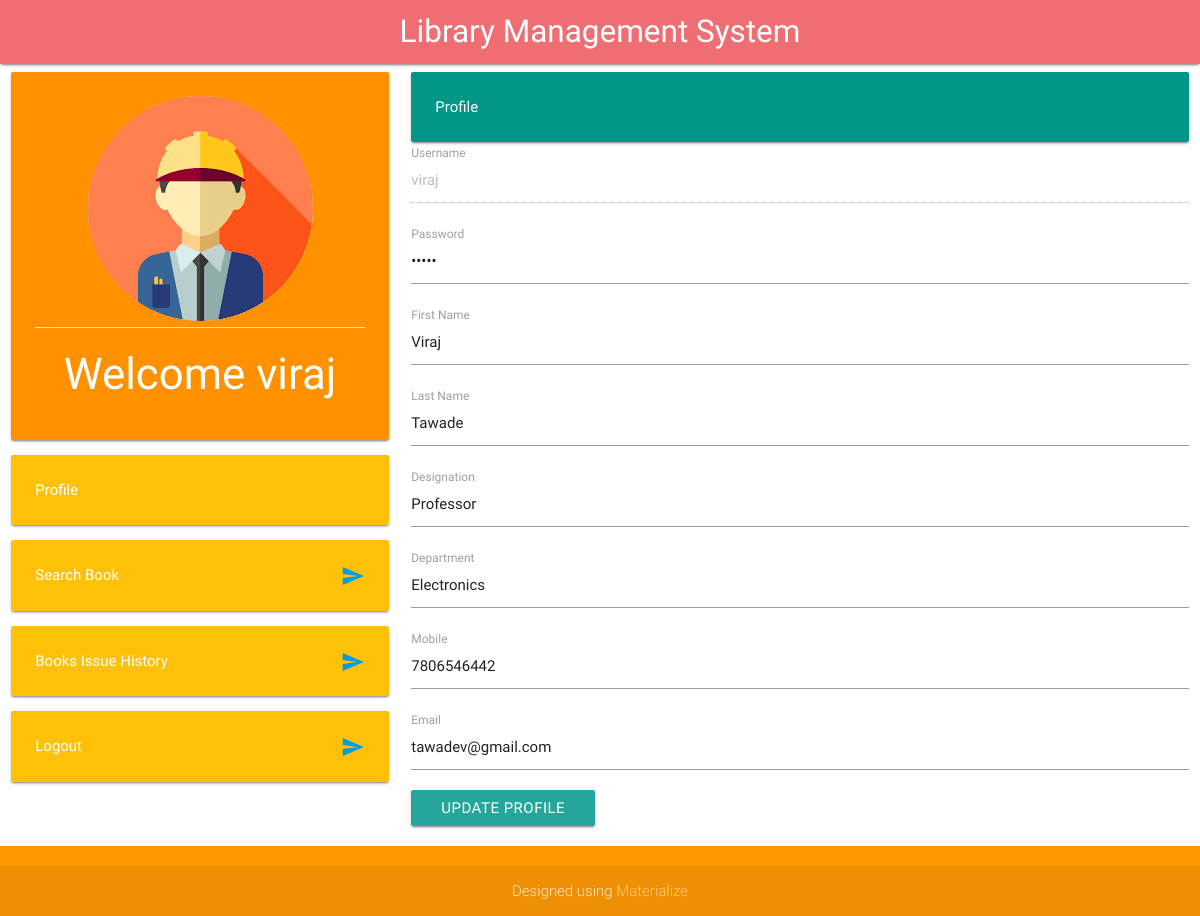
/staffdashboard.php (signed in), run on the app's committed database.
### tables this page shows
CREATE TABLE `staff` (
  `staff_id` int(11) NOT NULL,
  `user_id` int(11) DEFAULT NULL,
  `username` varchar(15) NOT NULL,
  `firstname` varchar(15) DEFAULT NULL,
  `lastname` varchar(15) DEFAULT NULL,
  `designation` varchar(30) DEFAULT NULL,
  `department` varchar(30) NOT NULL,
  `mobile` bigint(10) DEFAULT NULL,
  `email` varchar(100) DEFAULT NULL
);

CREATE TABLE `user` (
  `user_id` int(11) NOT NULL,
  `username` varchar(15) NOT NULL,
  `password` varchar(15) NOT NULL,
  `type` varchar(10) NOT NULL
);

### staffdashboard.php (the view, shortened to what this page needs)
<!DOCTYPE html>
<html>
<head>
	<link type="text/css" rel="stylesheet" href="css/materialize.min.css" media="screen,projection" />
</head>
<body>
	<div class="navbar-fixed">
		<nav>
			<div class="nav-wrapper">
				<a href="#" class="brand-logo center">Library Management System</a>
			</div>
		</nav>
	</div>
	<div class="row">
		<div class="col s12 l4 m12" >
			<div class="card-panel orange accent-3">
				<center><img class="circle responsive-img" src="img/usericon.png"></center>
				<div class="divider"></div>
				<span class="white-text"><center><h3>Welcome <?php session_start(); echo $_SESSION['username']; ?></h3></center></span>
			</div>
			<div class="card-panel amber">
				<span class="white-text">Profile</span>
			</div>
			<div class="card-panel amber">
				<span class="white-text">Search Book</span>
				<a href="searchbook1.php"><i class="material-icons right">send</i></a>
			</div>
			<div class="card-panel amber">
				<span class="white-text">Books Issue History</span>
				<a href="staffissuehistory.php"><i class="material-icons right">send</i></a>
			</div>
			<div class="card-panel amber">
				<span class="white-text">Logout</span>
				<a href="logout.php"><i class="material-icons right">send</i></a>
			</div>
		</div>
		<div class="col s12 m12 l8">
			<div class="card-panel teal">
				<span class="white-text">Profile</span>
			</div>
			<?php
			$username = $_SESSION['username'];
			$query = "SELECT a.username,a.password,b.firstname,b.lastname,b.designation,b.department,b.mobile,b.email FROM user a INNER JOIN staff b ON a.user_id = b.user_id WHERE a.username = '$username'";
			$result = mysql_query($query);
			$row = mysql_fetch_array($result);
			?>
			<form action="staffprofile.php" method="POST">
				<div class="input-field">
					<div class="form-group">
						<label class="control-label" for="username">Username</label>
						<input type="text" class="form-control" name="username" id="username" value="<?php echo $row['username'];?>" disabled>
					</div>
				</div>
				<div class="input-field">
					<div class="form-group">
						<label class="control-label" for="password">Password</label>
						<input type="password" class="form-control" id="password" name="password" value="<?php echo $row['password'];?>">
					</div>
				</div>
				<div class="input-field">
					<div class="form-group">
						<label class="control-label" for="firstname">First Name</label>
						<input type="text" class="form-control" id="firstname" name="firstname" value="<?php echo $row['firstname'];?>">
					</div>
				</div>
				<div class="input-field">
					<div class="form-group">
						<label class="control-label" for="lastname">Last Name</label>
						<input type="text" class="form-control" id="lastname" name="lastname" value="<?php echo $row['lastname'];?>">
					</div>
				</div>
				<div class="input-field">
					<div class="form-group">
						<label class="control-label" for="designation">Designation</label>
						<input type="text" class="form-control" id="designation" name="designation" value="<?php echo $row['designation'];?>">
					</div>
				</div>
				<div class="input-field">
					<div class="form-group">
						<label class="control-label" for="department">Department</label>
						<input type="text" class="form-control" id="department" name="department" value="<?php echo $row['department'];?>">
					</div>
				</div>
				<div class="input-field">
					<div class="form-group">
						<label class="control-label" for="mobile">Mobile</label>
						<input type="number" class="form-control" id="mobile" name="mobile" pattern="[0-9]{10}" maxlength="10" value="<?php echo $row['mobile'];?>">
					</div>
				</div>
				<div class="input-field">
					<div class="form-group">
						<label class="control-label" for="email">Email</label>
						<input type="email" class="form-control" id="email" name="email" value="<?php echo $row['email'];?>">
					</div>
				</div>
				<button type="submit" class="btn waves-effect waves-light" name="submit">Update Profile</button>
			</form>
		</div>
	</div>
	<footer class="page-footer orange">
		<div class="footer-copyright">
			<div class="container">
				<center>Designed using <a class="orange-text text-lighten-3" href="http://materializecss.com">Materialize</a></center>
			</div>
		</div>
	</footer>
</body>
</html>

### data on the page
staff: username "viraj", firstname "Viraj", lastname "Tawade", designation "Professor", department "Electronics", mobile "7806546442", email "tawadev@gmail.com"

### other printed values
$_SESSION['username'] "viraj"
